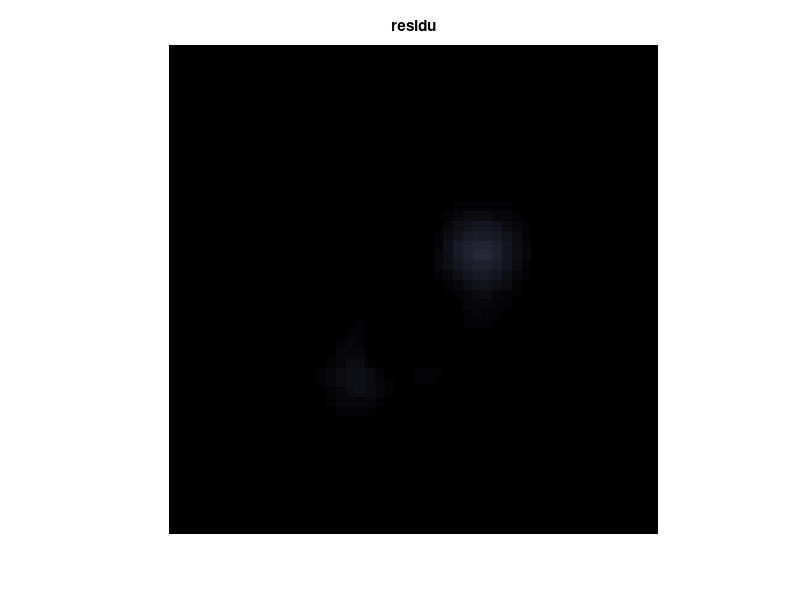
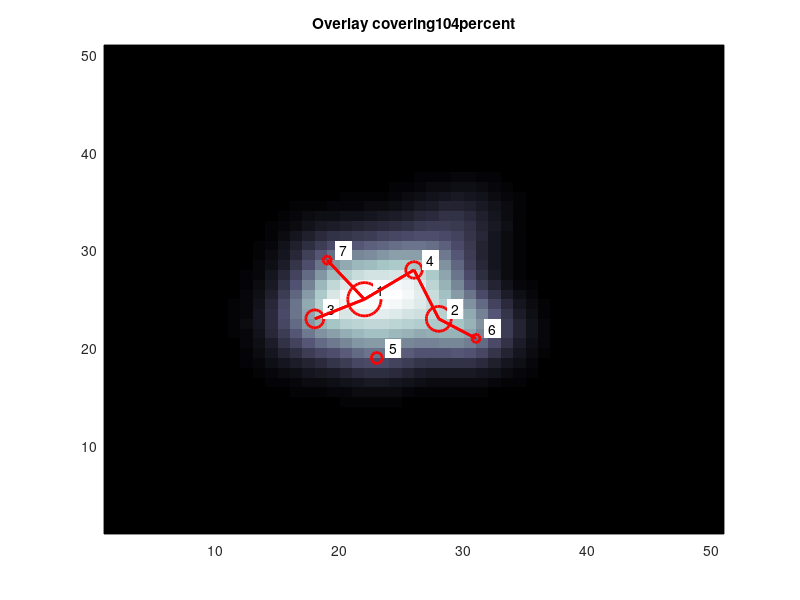

Write MATLAB code to recreate these figures, in order.
function AllSpotProps=PeelblobsFromImage(im,Psf,ChipFract,RelChangeStop,sho,SepSigs);
%JWJK_C:-------------------------------------------------------------------
%Title: Multi-peak fitter
%
%Summary: This function subtracts 2D Gaussians of fixed width from an image until a stop criterion
%is met. the gaussians can then be used for reconstructing the curve in
%main components, for example defined by optical separation.

%Output: %AllSpotProps=[spotcount Peak Xpos Ypos Psf ThisSpotFraction(spotcount) CoveredFraction(spotcount) RelChange]];  
%
%Project: BN_CD16_Greg, Fabai ; JacobKers 2016
%:JWJK_C-------------------------------------------------------------------

if nargin<5  %make blob demo picture to show workings
    %% example analysis settings
    Psf=2.7;            %point spread function to use for peeling of spots
    SepSigs=2;
    ChipFract=1;        %fraction of peak height to subtract
    RelChangeStop=0.03; %stop criterio based on relative change of covered fraction
    sho=1;              %for plotting
    %% example blob picture
    psf0=2.5;
    hfz=25; blobno=20;
    blobposX=hfz/5*randn(blobno,1)+hfz;
    blobposY=hfz/5*randn(blobno,1)+hfz;
    im=zeros(2*hfz+1,2*hfz+1);
    for ii=1:blobno
        im=im+TwoDGaussNormPeak(im,blobposX(ii),blobposY(ii),psf0);
    end
end


stopit=0;
PeelIm=im;
BuildIm=0*im;
spotcount=0;
CoveredFraction=[];
SpotPeak=[];
AllSpotProps=[];
close all;
 if sho
        pcolor(PeelIm'); shading flat, colormap bone;
        axis equal; axis tight;  hold on;
        %axis off;
        caxis([min(im(:)) max(im(:))]);
        title('residu');
        pause(0.2);
        [~]=ginput(1);
end



while ~stopit
    [~,Xpos]=max(max(PeelIm));
    [Peak,Ypos]=max(max(PeelIm'));                  
    SpotIm= ChipFract*Peak*TwoDGaussNormPeak(im,Xpos,Ypos,Psf);    
    PeelIm=PeelIm-SpotIm;
    BuildIm=BuildIm+SpotIm;
    spotcount=spotcount+1;
    CoveredFraction(spotcount)=sum(BuildIm(:))/sum(im(:));
    ThisSpotFraction(spotcount)=sum(SpotIm(:))/sum(im(:));
     
    if spotcount>1 %check progress
        RelChange=(CoveredFraction(spotcount)...
                  -CoveredFraction(spotcount-1))./...
                   CoveredFraction(spotcount);
               if (RelChange<RelChangeStop) | (CoveredFraction(end)>1),...
                       stopit=1; 
               end
                             
    else
        RelChange=1;
    end
    
    
    AllSpotProps=[[AllSpotProps];...
        [spotcount Peak Xpos Ypos Psf ThisSpotFraction(spotcount) CoveredFraction(spotcount) RelChange]]; 
    
    if sho
%         subplot(2,2,1); pcolor(im'); shading flat, colormap bone;
%         axis equal; axis tight; axis off; hold on;
%         title('original')
%         subplot(2,2,2); pcolor(BuildIm'); shading flat, colormap bone;
%         axis equal; axis tight; axis off; hold on;
%         title(strcat('Reconstructed Using ', num2str(spotcount), ' Spots'));
%         subplot(2,2,3); 
        pcolor(PeelIm'); shading flat, colormap bone;
        axis equal; axis tight; axis off; hold on;
        caxis([min(im(:)) max(im(:))]);
        title('residu');
        pause(0.2);
        [~]=ginput(1);
    end
   
end
close(gcf);

%CleanSpotProps=CleanSpots(AllSpotProps,im,Psf);
%1 spotcount Peak Xpos Ypos Psf ThisSpotFraction(spotcount) RelChange]
if sho 
    PlotProps=AllSpotProps;
        figure;     
        pcolor(im); shading flat, colormap bone; hold on;
        perc=num2str(round(100*PlotProps(end,7)));
            title(strcat('Overlay covering',perc,'percent'));
        scale=24/max(PlotProps(:,6));
        [LS,~]=size(PlotProps);
        for sp=1:LS
            mrksize=ceil(PlotProps(sp,6)*scale);
            x=PlotProps(sp,3);
            y=PlotProps(sp,4);
            
            plot(x,y,'ro','MarkerSize',max([mrksize 1]),'LineWidth',2);
            hold on; 
            text(x+1,y+1,num2str(sp),'BackgroundColor','w');
            %axis equal;
        end
        
        [LS,~]=size(PlotProps);
        for sp=1:LS
            x0=PlotProps(sp,3);
            y0=PlotProps(sp,4);
            sel=find(PlotProps(:,1)~=sp);
            otherspots=PlotProps(sel,:);
            otherx=otherspots(:,3);
            othery=otherspots(:,4);
            rr=((otherx-x0).^2+(othery-y0).^2).^0.5;
            near_ones=find(rr<SepSigs*Psf);
            pairsX=[otherx(near_ones)' ; 0*otherx(near_ones)'+x0];
            pairsY=[othery(near_ones)' ; 0*othery(near_ones)'+y0];
            plot(pairsX,pairsY,'r', 'LineWidth',2); hold on;               
        end
        [~]=ginput(1);
end

function PP= TwoDGaussNormPeak(im,x0,y0,psf)
%This is the equation for a 2D gaussian
[r,c]=size(im);
[XX,YY]=meshgrid(1:c,1:r);
RR=((XX-x0).^2+(YY-y0).^2).^0.5;  %distance of allpixels to clickpoint
PP =exp (-(RR).^2./(2*psf.^2));
        
